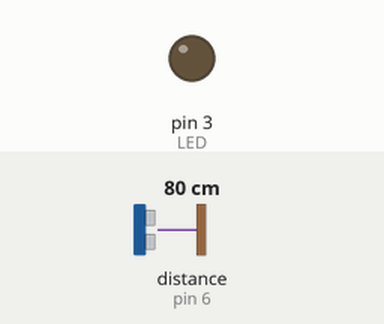
A sketch run on a simulated Arduino Uno, built with avr-gcc and run on an emulated ATmega328P. Parts: output pins drawn as LEDs (lit = HIGH). Wiring (inferred from the names in the program): ultrasonic range finder: trigger pin 5; echo pin 6. The inputs (shaded band) are chosen by the test bench; at power-on: distance to the obstacle (sensor on pin 6) 80 cm. The echo pulse lasts 58.3 µs per cm; pins used as bus, display or sensor lines are not drawn.

Above: at 1.2 s.
1.3 s: distance to the obstacle (sensor on pin 6) set to 34 cm
2.8 s: distance to the obstacle (sensor on pin 6) set to 29 cm
At 3.4 s:
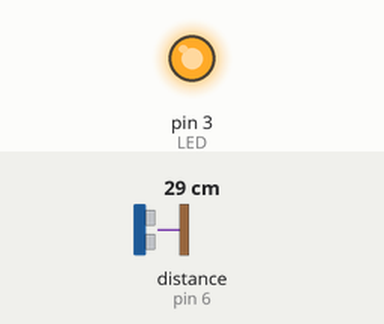
4.3 s: distance to the obstacle (sensor on pin 6) set to 35 cm
At 5.5 s:
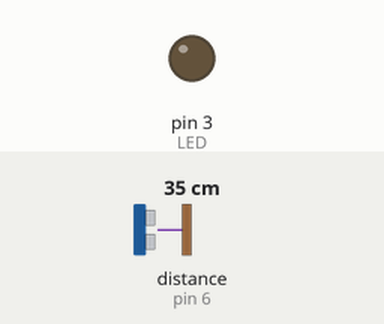
5.8 s: distance to the obstacle (sensor on pin 6) set to 2 cm
At 6.8 s:
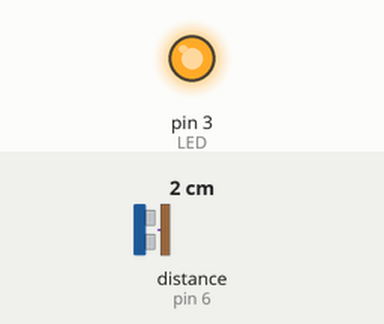
Timing chart, 0 to 8.3 s (numbered marks = the images above; inputs shaded):
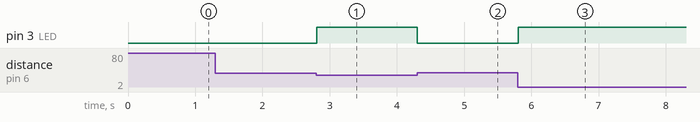

Measured:
- the behaviour switches between 32 and 31 cm on distance to the obstacle (sensor on pin 6) (found by bisection; images 0 and 1)
- after the input at 1.3 s, every drawn part: stays the same
- after the input at 2.8 s, pin 3 (LED): LOW → HIGH at once
- after the input at 4.3 s, pin 3 (LED): HIGH → LOW at once
- after the input at 5.8 s, pin 3 (LED): LOW → HIGH at once

The sketch:

ex6.ino
```cpp
const int trigPin = 5;
const int echoPin = 6;
const int LED = 3;
long duration;
int distance;
int state = HIGH;

void setup() {
  pinMode(trigPin, OUTPUT);
  pinMode(echoPin, INPUT);
  pinMode(LED, OUTPUT);
  Serial.begin(9600);
}
void loop() {
  digitalWrite(trigPin, LOW);
  delayMicroseconds(2);
  digitalWrite(trigPin, HIGH);
  delayMicroseconds(10);
  digitalWrite(trigPin, LOW);
  duration = pulseIn(echoPin, HIGH);
  distance = duration * 0.034 / 2;
  state = distance <= 30 ? HIGH : LOW;
  digitalWrite(LED, state);
}
```
